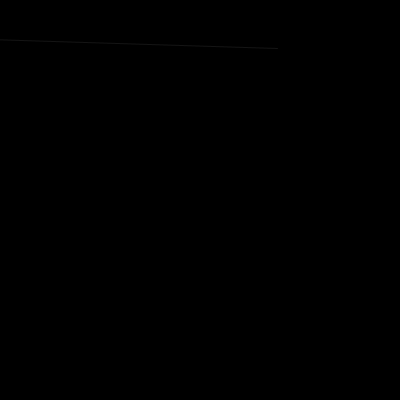
Frame 1 (no input)
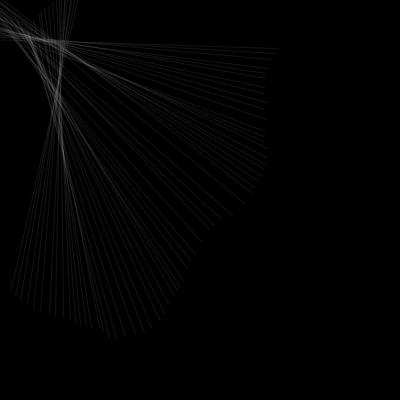
Frame 60 (the mouse pressed at the canvas centre just before this capture)
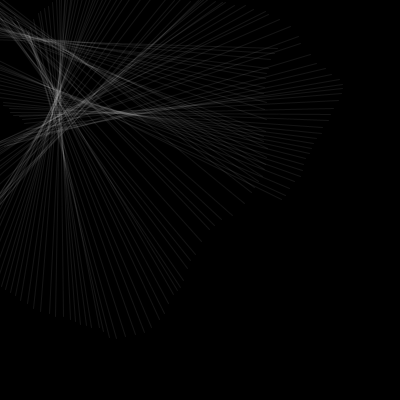
Frame 120 (the mouse held since frame 60 and released just before this capture)

The Processing sketch that drew these frames (run headless with seeded random() and noise(); from frame 60 on, the mouse is pressed at the canvas centre):

// Processing sketch: serie2
// ── serie2.pde
float xoff = 0.0;
float yoff = 1.0;

float ang,x1,y1, lar = 160;

void setup() {
  size(400,400);
  background(0);
}

void draw() {
  xoff += random(0.03);
  yoff += random(0.03);
  ang  += 0.03;
  
  stroke(255,20);
  
  x1 = noise(xoff+10) * width;
  y1 = noise(yoff+10) * height;
  
  line(x1 + cos(ang) * lar, y1 + sin(ang) * lar,x1 - cos(ang) * lar, y1 - sin(ang) * lar);
  
  stroke(0,20);
  
  x1 = noise(xoff) * width;
  y1 = noise(yoff) * height;
  
  line(x1 + cos(ang) * lar, y1 + sin(ang) * lar,x1 - cos(ang) * lar, y1 - sin(ang) * lar);
}
